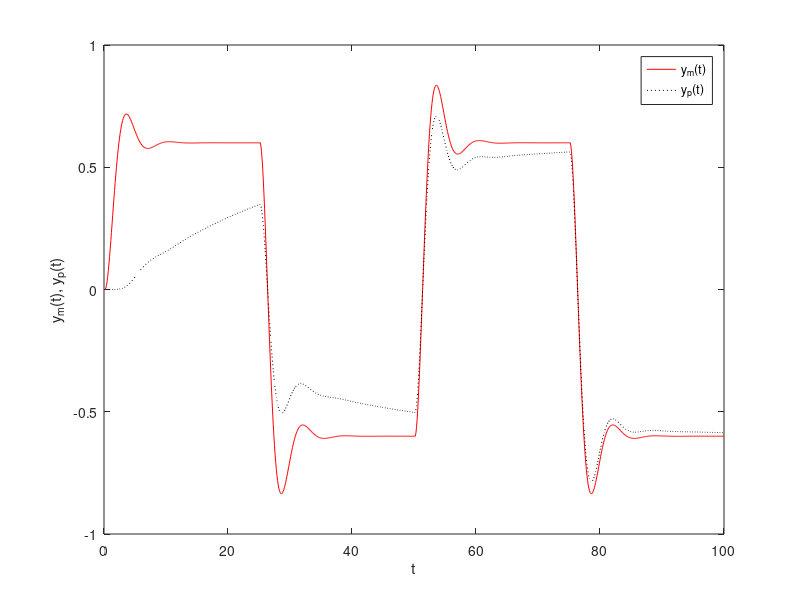

MATLAB code to generate this figure:
clear all;
close all;
% clc;

% 数值积分的步长
h = 0.1;
% 仿真步数，相当于是100秒
L = 100/h;

% 对象参数
num = [1]; den = [1 1 1]; n = length(den) - 1; 
% plant的传递函数形态转换成状态空间
kp = 1;
[Ap, Bp, Cp, Dp] = tf2ss(kp * num, den);
% model的传递函数形态转换成状态空间
km = 1;
[Am, Bm, Cm, Dm] = tf2ss(km * num, den);

% 自适应律的自适应增益
gamma = 0.1;
yr0 = 0;        % 整个系统的参考输入值reference
u0 = 0;         % 初始状态输入
e0 = 0;         % 初始误差
ym0 = 0;        % 参考model的输出值

% 状态向量的初始值
xp0 = zeros(n,1);
xm0 = zeros(n,1);

kc0 = 0;         % 控制器可调增益的初始值

r = 0.6;        % 输入
% 输入信号是一个方波信号
t = 0:1000;
yr = r * square(t / 250 * pi);
% plot(yr);

for k = 1:L
    time(k) = k*h;
    
    % 欧拉法求解微分函数
    
    % 首先是plant的模型输入输出
    xp(:,k) = xp0 + h * (Ap * xp0 + Bp * u0);
    yp(k) = Cp * xp(:,k) + Dp * u0;
    
    % 接着是参考模型的输入输出
    xm(:,k) = xm0 + h * (Am * xm0 + Bm * yr0);
    ym(k) = Cm * xm(:,k) + Dm * yr0;
    
    % MIT 自适应律
    e(k) = ym(k) - yp(k);
    kc = kc0 + h * gamma * e0 * ym0;
    u(k) = kc * yr(k);
%     u(k) = kc * yr0;
    
    % 更新数据
    yr0 = yr(k);    % 模型参考输入reference
    u0 = u(k);      % 控制器的输出，实际plant的输入
    e0 = e(k);      % 误差迭代
    ym0 = ym(k);    % 参考模型的输出
    xp0 = xp(:,k);  % 实际plant模型的状态量
    xm0 = xm(:,k);  % 参考模型的状态量
    kc0 = kc;       % MIT自适应律的更新
end

% 画出参考模型输出和实际模型输出
plot(time,ym,'r',time,yp,'k:');
xlabel('t');
ylabel('y_m(t), y_p(t)');
legend('y_m(t)','y_p(t)');
    
    
